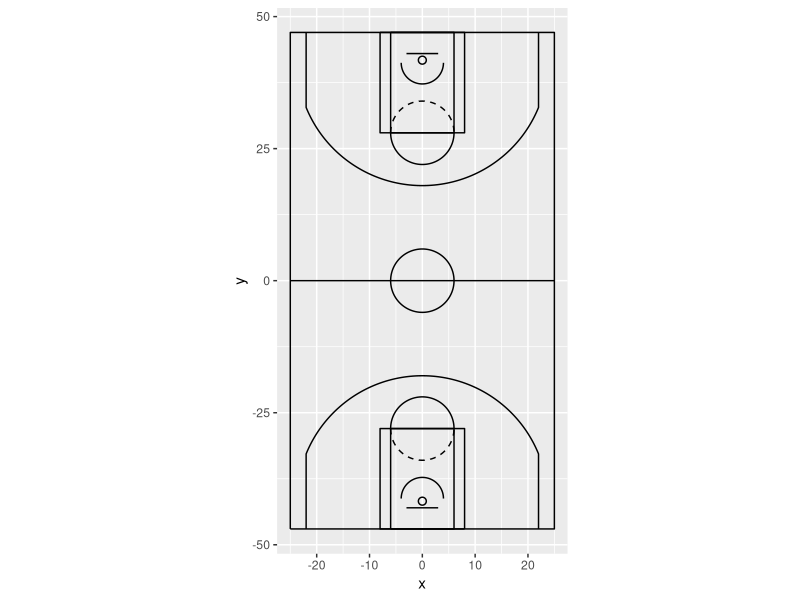

R code for this plot:
library(ggplot2)

ggplot(data=data.frame(x=1,y=1),aes(x,y))+
  ###outside box:
  geom_path(data=data.frame(x=c(-25,-25,25,25,-25),y=c(-47,47,47,-47,-47)))+
  ###halfcourt line:
  geom_path(data=data.frame(x=c(-25,25),y=c(0,0)))+
  ###halfcourt semicircle:
  geom_path(data=data.frame(x=c(-6000:(-1)/1000,1:6000/1000),y=c(sqrt(6^2-c(-6000:(-1)/1000,1:6000/1000)^2))),aes(x=x,y=y))+
  geom_path(data=data.frame(x=c(-6000:(-1)/1000,1:6000/1000),y=-c(sqrt(6^2-c(-6000:(-1)/1000,1:6000/1000)^2))),aes(x=x,y=y))+
  ###solid FT semicircle above FT line:
  geom_path(data=data.frame(x=c(-6000:(-1)/1000,1:6000/1000),y=c(28-sqrt(6^2-c(-6000:(-1)/1000,1:6000/1000)^2))),aes(x=x,y=y))+
  geom_path(data=data.frame(x=c(-6000:(-1)/1000,1:6000/1000),y=-c(28-sqrt(6^2-c(-6000:(-1)/1000,1:6000/1000)^2))),aes(x=x,y=y))+
  ###dashed FT semicircle below FT line:
  geom_path(data=data.frame(x=c(-6000:(-1)/1000,1:6000/1000),y=c(28+sqrt(6^2-c(-6000:(-1)/1000,1:6000/1000)^2))),aes(x=x,y=y),linetype='dashed')+
  geom_path(data=data.frame(x=c(-6000:(-1)/1000,1:6000/1000),y=-c(28+sqrt(6^2-c(-6000:(-1)/1000,1:6000/1000)^2))),aes(x=x,y=y),linetype='dashed')+
  ###key:
  geom_path(data=data.frame(x=c(-8,-8,8,8,-8),y=c(47,28,28,47,47)))+
  geom_path(data=data.frame(x=-c(-8,-8,8,8,-8),y=-c(47,28,28,47,47)))+
  ###box inside the key:
  geom_path(data=data.frame(x=c(-6,-6,6,6,-6),y=c(47,28,28,47,47)))+
  geom_path(data=data.frame(x=c(-6,-6,6,6,-6),y=-c(47,28,28,47,47)))+
  ###restricted area semicircle:
  geom_path(data=data.frame(x=c(-4000:(-1)/1000,1:4000/1000),y=c(41.25-sqrt(4^2-c(-4000:(-1)/1000,1:4000/1000)^2))),aes(x=x,y=y))+
  geom_path(data=data.frame(x=c(-4000:(-1)/1000,1:4000/1000),y=-c(41.25-sqrt(4^2-c(-4000:(-1)/1000,1:4000/1000)^2))),aes(x=x,y=y))+
  ###rim:
  geom_path(data=data.frame(x=c(-750:(-1)/1000,1:750/1000,750:1/1000,-1:-750/1000),y=c(c(41.75+sqrt(0.75^2-c(-750:(-1)/1000,1:750/1000)^2)),c(41.75-sqrt(0.75^2-c(750:1/1000,-1:-750/1000)^2)))),aes(x=x,y=y))+
  geom_path(data=data.frame(x=c(-750:(-1)/1000,1:750/1000,750:1/1000,-1:-750/1000),y=-c(c(41.75+sqrt(0.75^2-c(-750:(-1)/1000,1:750/1000)^2)),c(41.75-sqrt(0.75^2-c(750:1/1000,-1:-750/1000)^2)))),aes(x=x,y=y))+
  ###backboard:
  geom_path(data=data.frame(x=c(-3,3),y=c(43,43)),lineend='butt')+
  geom_path(data=data.frame(x=c(-3,3),y=-c(43,43)),lineend='butt')+
  ###three-point line:
  geom_path(data=data.frame(x=c(-22,-22,-22000:(-1)/1000,1:22000/1000,22,22),y=c(47,47-169/12,41.75-sqrt(23.75^2-c(-22000:(-1)/1000,1:22000/1000)^2),47-169/12,47)),aes(x=x,y=y))+
  geom_path(data=data.frame(x=c(-22,-22,-22000:(-1)/1000,1:22000/1000,22,22),y=-c(47,47-169/12,41.75-sqrt(23.75^2-c(-22000:(-1)/1000,1:22000/1000)^2),47-169/12,47)),aes(x=x,y=y))+
  ###fix aspect ratio to 1:1
  coord_fixed()